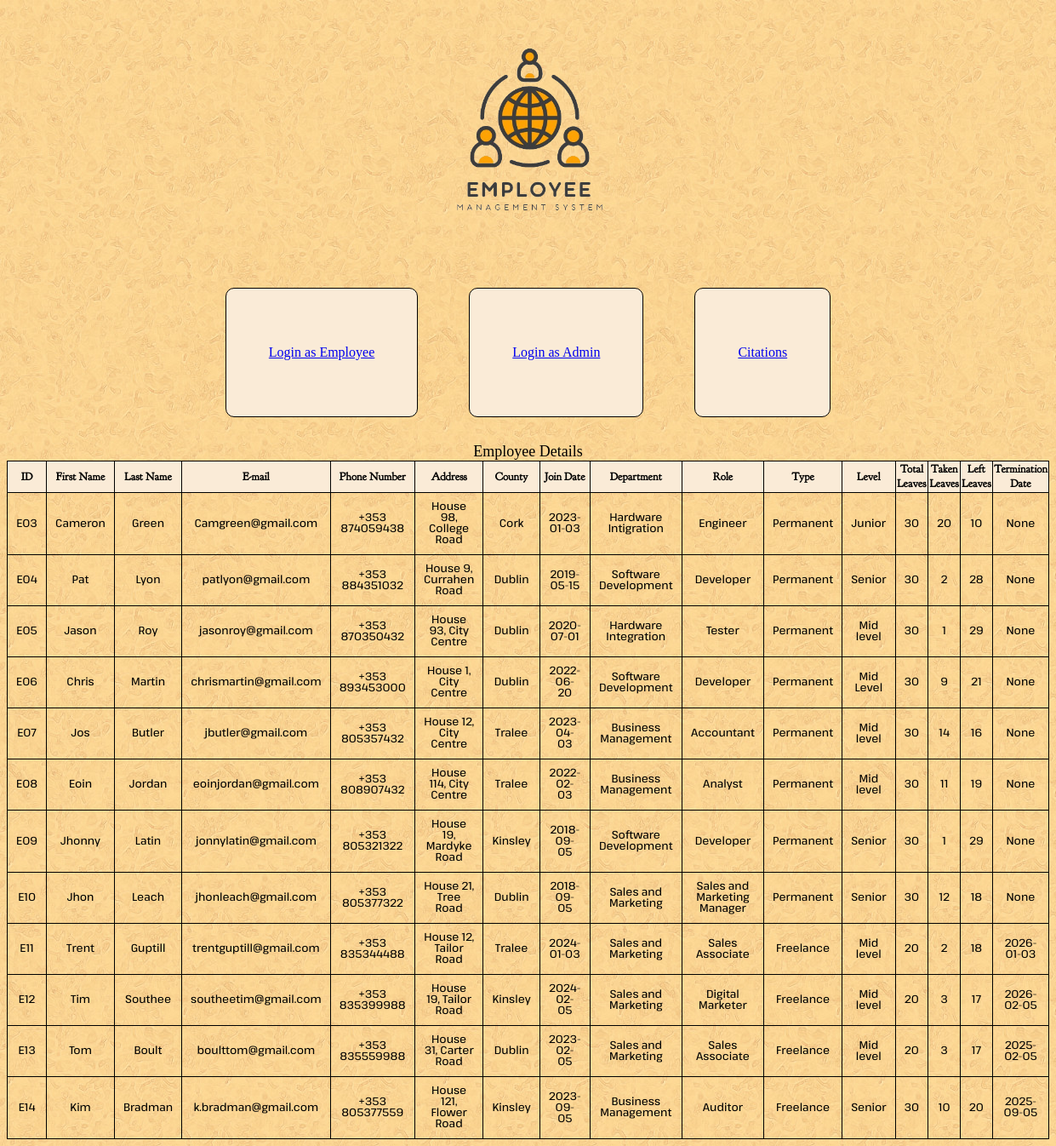
The page /showdetails on the database its author committed.
### tables this page shows
CREATE TABLE details(
ID TEXT(5) PRIMARY KEY,
First_name TEXT (30),
Last_name TEXT (30),
E_mail TEXT(100),
Phone_Number TEXT (14),
Address TEXT,
County TEXT,
Join_date DATE,
Department TEXT (30),
Role TEXT (30),
Type TEXT(20),
level TEXT,
Total_leaves INT (20),
Taken_leaves INT(20),
Left_leaves INT(20),
Termination_date DATE );

### app.py (the view)
@app.route("/showdetails", methods = ["GET", "POST"])
def all_details():
    db = get_db()
    details = db.execute("""SELECT * FROM details;""").fetchall()
    return render_template("showdetails.html", caption = "Employee Details", details = details)

### app.py (called while the page is built)
@app.before_request
def load_logged_in_user():
    g.user = session.get("loginID", None)
    g.admin = session.get("ID")

### database.py (called while the page is built)
def get_db():
    if "db" not in g:
        g.db = sqlite3.connect(DATABASE,
            detect_types=sqlite3.PARSE_DECLTYPES
        )
        g.db.row_factory = sqlite3.Row
    return g.db

### templates/showdetails.html
{% extends "base.html" %}
{% block main_content %}
    <form action="" method = "POST" novalidate>
        <table id="maintable">
            <caption>{{caption}}</caption>
            <th>ID</th>
            <th>First Name</th>
            <th>Last Name</th>
            <th>E-mail</th>
            <th>Phone Number</th>
            <th>Address</th>
            <th>County</th>
            <th>Join Date</th>
            <th>Department</th>
            <th>Role</th>
            <th>Type</th>
            <th>Level</th>
            <th>Total Leaves</th>
            <th>Taken Leaves</th>
            <th>Left Leaves</th>
            <th>Termination Date</th>
            {% for detail in details %}
            <tr>
                <td id="detail">{{ detail["ID"] }}</td>
                <td id="detail">{{ detail["First_name"] }}</td>
                <td id="detail">{{ detail["Last_name"] }}</td>
                <td id="detail">{{ detail["E_mail"] }}</td>
                <td id="detail">{{ detail["Phone_Number"] }}</td>
                <td id="detail">{{ detail["Address"] }}</td>
                <td id="detail">{{ detail["County"] }}</td>
                <td id="detail">{{ detail["Join_date"] }}</td>
                <td id="detail">{{ detail["Department"] }}</td>
                <td id="detail">{{ detail["Role"] }}</td>
                <td id="detail">{{ detail["Type"] }}</td>
                <td id="detail">{{ detail["level"] }}</td>
                <td id="detail">{{ detail["Total_leaves"] }}</td>
                <td id="detail">{{ detail["Taken_leaves"] }}</td>
                <td id="detail">{{ detail["left_leaves"] }}</td>
                <td id="detail">{{ detail["Termination_date"] }}</td>
            </tr>
            {% endfor %}
        </table>
    </form>
{% endblock %}

### templates/base.html (shortened to what this page needs)
<!DOCTYPE html>
<html lang="en">
<head>
    <link rel="stylesheet" href="{{ url_for('static', filename = 'styles.css') }}">
    <img id = "Logo" src="{{ url_for('static', filename = 'logo.png') }}" alt = "Logo" />
</head>
<body>
        {% if g.admin %}
            <p>Admin id: {{ g.admin }}</p>
            <p> <a href="{{ url_for('logout') }}">logout</a> </p>
        {% elif g.user %}
            <p>User id: {{ g.user }}</p>
            <p> <a href="{{ url_for('logout') }}">logout</a> </p>
        {% else %}
            <article id = "login">
                <section id = "employee">
                    <p> <a href = "{{ url_for('emplog') }}">Login as Employee</a> </p>
                </section>
                <section id = "admin">
                    <p> <a href = "{{ url_for('adminlog') }}">Login as Admin</a> </p>
                </section>
                <section id="references">
                    <p> <a href="{{ url_for('citations') }}">Citations</a> </p>
                </section>
            </article>
        {% endif %}
    {% block main_content %}
    {% endblock %}
</body>
</html>

### static/styles.css (style rules this page uses)
html { background-image: url(background.jpg); }
table { border-collapse: collapse; }
th,td { border: 1px solid black; font-family: Kamillo; }
th { background-color: antiquewhite; font-family: Bookletter; }
#Logo { display: flex; text-align: center; margin: auto; height: 300px; width: 300px; }
#login , #reference, #display { display: flex; flex-wrap: wrap; flex-direction: row; justify-content: center; }
#login > section, #reference > section, #display > section { text-align: center; border: 1px solid black; background-color: antiquewhite; margin: 30px; padding: 50px; border-radius: 10px; }
#maintable { font-size: small; }
#detail { text-align: center; padding: 10px; }
caption { font-size: large; }

### rows shown on the page
details: ID "E03", First_name "Cameron", Last_name "Green", E_mail "Camgreen@gmail.com", Phone_Number "+353 874059438", Address "House 98, College Road", County "Cork", Join_date "2023-01-03", Department "Hardware Intigration", Role "Engineer", Type "Permanent", level "Junior", Total_leaves "30", Taken_leaves "20", left_leaves "10", Termination_date "None"
details: ID "E04", First_name "Pat", Last_name "Lyon", E_mail "patlyon@gmail.com", Phone_Number "+353 884351032", Address "House 9, Currahen Road", County "Dublin", Join_date "2019-05-15", Department "Software Development", Role "Developer", Type "Permanent", level "Senior", Total_leaves "30", Taken_leaves "2", left_leaves "28", Termination_date "None"
details: ID "E05", First_name "Jason", Last_name "Roy", E_mail "jasonroy@gmail.com", Phone_Number "+353 870350432", Address "House 93, City Centre", County "Dublin", Join_date "2020-07-01", Department "Hardware Integration", Role "Tester", Type "Permanent", level "Mid level", Total_leaves "30", Taken_leaves "1", left_leaves "29", Termination_date "None"
details: ID "E06", First_name "Chris", Last_name "Martin", E_mail "chrismartin@gmail.com", Phone_Number "+353 893453000", Address "House 1, City Centre", County "Dublin", Join_date "2022-06-20", Department "Software Development", Role "Developer", Type "Permanent", level "Mid Level", Total_leaves "30", Taken_leaves "9", left_leaves "21", Termination_date "None"
details: ID "E07", First_name "Jos", Last_name "Butler", E_mail "jbutler@gmail.com", Phone_Number "+353 805357432", Address "House 12, City Centre", County "Tralee", Join_date "2023-04-03", Department "Business Management", Role "Accountant", Type "Permanent", level "Mid level", Total_leaves "30", Taken_leaves "14", left_leaves "16", Termination_date "None"
details: ID "E08", First_name "Eoin", Last_name "Jordan", E_mail "eoinjordan@gmail.com", Phone_Number "+353 808907432", Address "House 114, City Centre", County "Tralee", Join_date "2022-02-03", Department "Business Management", Role "Analyst", Type "Permanent", level "Mid level", Total_leaves "30", Taken_leaves "11", left_leaves "19", Termination_date "None"
details: ID "E09", First_name "Jhonny", Last_name "Latin", E_mail "jonnylatin@gmail.com", Phone_Number "+353 805321322", Address "House 19, Mardyke Road", County "Kinsley", Join_date "2018-09-05", Department "Software Development", Role "Developer", Type "Permanent", level "Senior", Total_leaves "30", Taken_leaves "1", left_leaves "29", Termination_date "None"
details: ID "E10", First_name "Jhon", Last_name "Leach", E_mail "jhonleach@gmail.com", Phone_Number "+353 805377322", Address "House 21, Tree Road", County "Dublin", Join_date "2018-09-05", Department "Sales and Marketing", Role "Sales and Marketing Manager", Type "Permanent", level "Senior", Total_leaves "30", Taken_leaves "12", left_leaves "18", Termination_date "None"
details: ID "E11", First_name "Trent", Last_name "Guptill", E_mail "trentguptill@gmail.com", Phone_Number "+353 835344488", Address "House 12, Tailor Road", County "Tralee", Join_date "2024-01-03", Department "Sales and Marketing", Role "Sales Associate", Type "Freelance", level "Mid level", Total_leaves "20", Taken_leaves "2", left_leaves "18", Termination_date "2026-01-03"
details: ID "E12", First_name "Tim", Last_name "Southee", E_mail "southeetim@gmail.com", Phone_Number "+353 835399988", Address "House 19, Tailor Road", County "Kinsley", Join_date "2024-02-05", Department "Sales and Marketing", Role "Digital Marketer", Type "Freelance", level "Mid level", Total_leaves "20", Taken_leaves "3", left_leaves "17", Termination_date "2026-02-05"
details: ID "E13", First_name "Tom", Last_name "Boult", E_mail "boulttom@gmail.com", Phone_Number "+353 835559988", Address "House 31, Carter Road", County "Dublin", Join_date "2023-02-05", Department "Sales and Marketing", Role "Sales Associate", Type "Freelance", level "Mid level", Total_leaves "20", Taken_leaves "3", left_leaves "17", Termination_date "2025-02-05"
details: ID "E14", First_name "Kim", Last_name "Bradman", E_mail "k.bradman@gmail.com", Phone_Number "+353 805377559", Address "House 121, Flower Road", County "Kinsley", Join_date "2023-09-05", Department "Business Management", Role "Auditor", Type "Freelance", level "Senior", Total_leaves "30", Taken_leaves "10", left_leaves "20", Termination_date "2025-09-05"

### other values the page prints
{{ caption }} "Employee Details"
